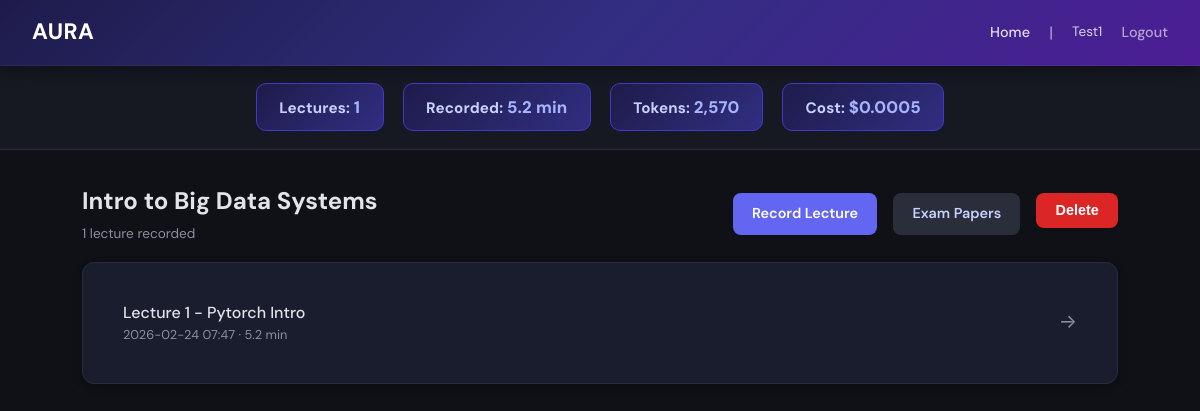
Screenshot of /subject/4 (signed in) with the database file from the repository.
### tables this page shows
CREATE TABLE subjects (
                id            INTEGER PRIMARY KEY AUTOINCREMENT,
                user_id       INTEGER NOT NULL REFERENCES users(id),
                name          TEXT    NOT NULL,
                syllabus_path TEXT,
                created_at    TEXT    DEFAULT (datetime('now')),
                UNIQUE(user_id, name)
            );

CREATE TABLE lectures (
                id                 INTEGER PRIMARY KEY AUTOINCREMENT,
                subject_id         INTEGER NOT NULL REFERENCES subjects(id),
                title              TEXT    NOT NULL,
                date               TEXT    DEFAULT (date('now')),
                duration_seconds   REAL,
                transcript_path    TEXT,
                short_summary_path TEXT,
                long_summary_path  TEXT,
                created_at         TEXT    DEFAULT (datetime('now'))
            );

### src/web.py (the view)
@app.route("/subject/<int:subject_id>")
@_require_login
def subject_detail(subject_id):
    user = _current_user()
    subjects = get_subjects(user["id"])
    subject = next((s for s in subjects if s["id"] == subject_id), None)
    if not subject:
        flash("Subject not found.", "error")
        return redirect(url_for("home"))
    lectures = get_lectures(subject_id)
    stats = get_usage_stats(user["id"])
    papers = get_exam_papers(subject_id)
    return render_template(
        "subject.html",
        user=user, subject=subject, lectures=lectures,
        stats=stats, papers=papers,
    )

### src/database.py (called while the page is built)
def _get_conn(db_path: Path = DB_PATH) -> sqlite3.Connection:
    conn = sqlite3.connect(str(db_path))
    conn.row_factory = sqlite3.Row
    conn.execute("PRAGMA journal_mode=WAL")
    conn.execute("PRAGMA foreign_keys=ON")
    return conn

@contextmanager
def get_db(db_path: Path = DB_PATH):
    conn = _get_conn(db_path)
    try:
        yield conn
        conn.commit()
    finally:
        conn.close()

def get_subjects(user_id: int) -> list[dict]:
    with get_db() as conn:
        rows = conn.execute(
            "SELECT * FROM subjects WHERE user_id = ? ORDER BY name", (user_id,)
        ).fetchall()
        return [dict(r) for r in rows]

def get_lectures(subject_id: int) -> list[dict]:
    with get_db() as conn:
        rows = conn.execute(
            "SELECT * FROM lectures WHERE subject_id = ? ORDER BY created_at DESC",
            (subject_id,),
        ).fetchall()
        return [dict(r) for r in rows]

def get_exam_papers(subject_id: int) -> list[dict]:
    with get_db() as conn:
        rows = conn.execute(
            "SELECT * FROM exam_papers WHERE subject_id = ? ORDER BY uploaded_at DESC",
            (subject_id,),
        ).fetchall()
        return [dict(r) for r in rows]

### src/web.py (called while the page is built)
def _current_user() -> dict | None:
    return session.get("user")

def _require_login(f):
    from functools import wraps
    @wraps(f)
    def decorated(*args, **kwargs):
        if not _current_user():
            return redirect(url_for("login"))
        return f(*args, **kwargs)
    return decorated

### src/templates/subject.html (shortened to what this page needs)
{% extends "base.html" %}
{% block body %}
<nav class="navbar">
    <div class="brand">AURA</div>
    <div class="nav-links">
        <a href="{{ url_for('home') }}">Home</a>
        <span style="opacity:0.6;">|</span>
        <span style="font-size:0.85rem; opacity:0.8;">{{ user.username }}</span>
        <a href="{{ url_for('logout') }}" style="opacity:0.7;">Logout</a>
    </div>
</nav>
<div class="stats-bar">
    <div class="stat-chip">Lectures: <span class="val">{{ stats.total_lectures }}</span></div>
    <div class="stat-chip">Recorded: <span class="val">{{ "%.1f"|format(stats.total_duration / 60) }} min</span></div>
    <div class="stat-chip">Tokens: <span class="val">{{ "{:,}".format(stats.total_prompt_tokens + stats.total_completion_tokens) }}</span></div>
    <div class="stat-chip">Cost: <span class="val">${{ "%.4f"|format(stats.total_cost) }}</span></div>
</div>
<div class="container">
    <div class="flex justify-between items-center mb-2">
        <div>
            <h2>{{ subject.name }}</h2>
            <span class="text-muted" style="font-size:0.85rem;">{{ lectures|length }} lecture{{ 's' if lectures|length != 1 }} recorded</span>
        </div>
        <div class="flex gap">
            <a href="{{ url_for('record_page', subject_id=subject.id) }}" class="btn btn-primary">Record Lecture</a>
            <a href="{{ url_for('exam_papers', subject_id=subject.id) }}" class="btn btn-secondary">Exam Papers</a>
            <form method="POST" action="{{ url_for('remove_subject', subject_id=subject.id) }}" onsubmit="return confirm('Delete this subject? This cannot be undone.');" style="display:inline;">
                <button type="submit" class="btn btn-danger">Delete</button>
            </form>
        </div>
    </div>
    {% if lectures %}
    <div class="card">
        {% for lec in lectures %}
        <a href="{{ url_for('view_lecture', lecture_id=lec.id) }}" class="lecture-row" style="text-decoration:none; color:inherit;">
            <div>
                <div class="title">{{ lec.title }}</div>
                <div class="date">{{ lec.created_at[:16] }} &middot; {{ "%.1f"|format((lec.duration_seconds or 0) / 60) }} min</div>
            </div>
            <span class="text-muted" style="font-size:1.2rem;">→</span>
        </a>
        {% endfor %}
    </div>
    {% else %}
    <div class="empty-state">
        <div class="icon">+</div>
        <h3>No lectures yet</h3>
        <p>Click <strong>Record Lecture</strong> to capture and summarize your first lecture.</p>
    </div>
    {% endif %}
</div>
{% endblock %}

### src/templates/base.html (style rules this page uses)
*, *::before, *::after { box-sizing: border-box; margin: 0; padding: 0; }
body { font-family: 'DM Sans', -apple-system, BlinkMacSystemFont, sans-serif; background: #0f1117; color: #e2e4e9; line-height: 1.6; min-height: 100vh; }
a { color: #818cf8; text-decoration: none; }
.navbar { background: linear-gradient(135deg, #1e1b4b 0%, #312e81 50%, #4c1d95 100%); padding: 0.9rem 2rem; display: flex; align-items: center; justify-content: space-between; color: white; position: sticky; top: 0; z-index: 100; box-shadow: 0 2px 16px rgba(0,0,0,0.4); border-bottom: 1px solid rgba(255,255,255,0.06); }
.navbar .brand { font-size: 1.4rem; font-weight: 700; display: flex; align-items: center; gap: 0.5rem; letter-spacing: 0.02em; }
.navbar .nav-links { display: flex; align-items: center; gap: 1.2rem; }
.navbar a { color: rgba(255,255,255,0.85); font-weight: 500; font-size: 0.9rem; }
.stats-bar { display: flex; justify-content: center; gap: 1.2rem; padding: 1.1rem 2rem; background: #161822; border-bottom: 1px solid #2a2d3a; flex-wrap: wrap; }
.stat-chip { background: linear-gradient(135deg, #1e1b4b 0%, #312e81 100%); border: 1px solid #4338ca; border-radius: 10px; padding: 0.6rem 1.4rem; font-size: 0.95rem; font-weight: 700; color: #c7d2fe; letter-spacing: 0.01em; }
.stat-chip .val { font-weight: 800; color: #a5b4fc; font-size: 1.05rem; }
.container { max-width: 1100px; margin: 0 auto; padding: 2rem; }
.card { background: #1a1d2e; border: 1px solid #2a2d3a; border-radius: 12px; padding: 1.5rem; margin-bottom: 1rem; box-shadow: 0 2px 8px rgba(0,0,0,0.3); transition: box-shadow 0.2s, transform 0.15s; }
.btn { display: inline-flex; align-items: center; gap: 0.4rem; padding: 0.6rem 1.2rem; border: none; border-radius: 8px; font-size: 0.9rem; font-weight: 600; cursor: pointer; transition: all 0.2s; text-decoration: none; }
.btn-primary { background: #6366f1; color: white; }
.btn-danger { background: #dc2626; color: white; }
.btn-secondary { background: #2a2d3a; color: #c7d2fe; }
.lecture-row { display: flex; align-items: center; justify-content: space-between; padding: 0.8rem 1rem; border-bottom: 1px solid #22253a; }
.lecture-row:last-child { border-bottom: none; }
.lecture-row .title { font-weight: 500; color: #e2e4e9; }
.lecture-row .date { font-size: 0.8rem; color: #8b8fa3; }
.mb-2 { margin-bottom: 1rem; }
.text-muted { color: #8b8fa3; }
.flex { display: flex; }
.gap { gap: 1rem; }
.items-center { align-items: center; }
.justify-between { justify-content: space-between; }

### rows the page displays
subjects: name "Intro to Big Data Systems"
lectures: title "Lecture 1 - Pytorch Intro", created_at "2026-02-24 07:47", (lec.duration_secondsor0)/60 "5.2"

### other values shown
{{ user.username }} "Test1"
{{ stats.total_lectures }} "1"
{{ "%.1f"|format(stats.total_duration / 60) }} "5.2"
{{ "%.4f"|format(stats.total_cost) }} "0.0005"
{{ lectures|length }} "1"
